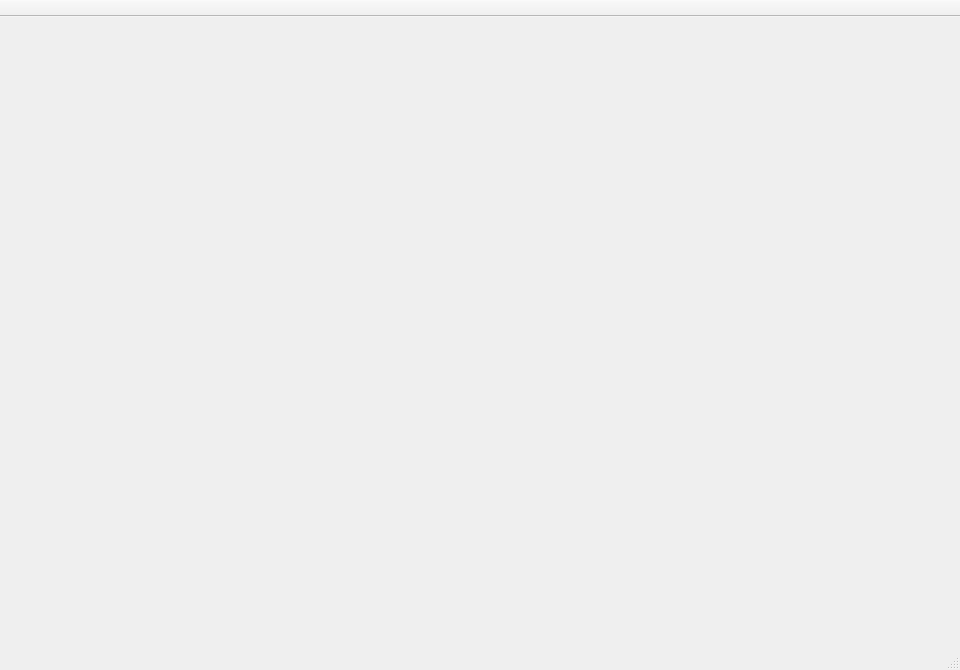
<?xml version="1.0" encoding="UTF-8"?>
<ui version="4.0">
 <class>MainWindow</class>
 <widget class="QMainWindow" name="MainWindow">
  <property name="enabled">
   <bool>true</bool>
  </property>
  <property name="geometry">
   <rect>
    <x>0</x>
    <y>0</y>
    <width>960</width>
    <height>670</height>
   </rect>
  </property>
  <property name="windowTitle">
   <string>MainWindow</string>
  </property>
  <widget class="QWidget" name="centralWidget">
   <property name="mouseTracking">
    <bool>true</bool>
   </property>
  </widget>
  <widget class="QMenuBar" name="menuBar">
   <property name="geometry">
    <rect>
     <x>0</x>
     <y>0</y>
     <width>960</width>
     <height>26</height>
    </rect>
   </property>
  </widget>
  <widget class="QToolBar" name="mainToolBar">
   <property name="enabled">
    <bool>true</bool>
   </property>
   <property name="mouseTracking">
    <bool>true</bool>
   </property>
   <property name="contextMenuPolicy">
    <enum>Qt::ActionsContextMenu</enum>
   </property>
   <property name="movable">
    <bool>false</bool>
   </property>
   <property name="floatable">
    <bool>false</bool>
   </property>
   <attribute name="toolBarArea">
    <enum>TopToolBarArea</enum>
   </attribute>
   <attribute name="toolBarBreak">
    <bool>false</bool>
   </attribute>
  </widget>
  <widget class="QStatusBar" name="statusBar">
   <property name="sizePolicy">
    <sizepolicy hsizetype="Preferred" vsizetype="Preferred">
     <horstretch>0</horstretch>
     <verstretch>30</verstretch>
    </sizepolicy>
   </property>
   <property name="mouseTracking">
    <bool>true</bool>
   </property>
  </widget>
  <action name="actionNew">
   <property name="text">
    <string>New</string>
   </property>
  </action>
  <action name="actionSave_As">
   <property name="text">
    <string>Save As</string>
   </property>
  </action>
  <action name="actionLoad">
   <property name="text">
    <string>Load</string>
   </property>
  </action>
  <action name="actionExit">
   <property name="text">
    <string>Exit</string>
   </property>
  </action>
  <action name="actionExit_2">
   <property name="text">
    <string>Exit</string>
   </property>
  </action>
  <action name="actionUndo">
   <property name="text">
    <string>Undo</string>
   </property>
  </action>
  <action name="actionRedo">
   <property name="text">
    <string>Redo</string>
   </property>
  </action>
  <action name="actionCut">
   <property name="text">
    <string>Cut</string>
   </property>
  </action>
  <action name="actionCopy">
   <property name="text">
    <string>Copy</string>
   </property>
  </action>
  <action name="actionPaste">
   <property name="text">
    <string>Paste</string>
   </property>
  </action>
  <action name="actionDelete">
   <property name="text">
    <string>Delete</string>
   </property>
  </action>
  <action name="actionCut_2">
   <property name="text">
    <string>Cut</string>
   </property>
  </action>
  <action name="actionCopy_2">
   <property name="text">
    <string>Copy</string>
   </property>
  </action>
  <action name="actionPaste_2">
   <property name="text">
    <string>Paste</string>
   </property>
  </action>
  <action name="actionDelete_2">
   <property name="text">
    <string>Delete</string>
   </property>
  </action>
  <action name="actionDelete_3">
   <property name="text">
    <string>Delete</string>
   </property>
  </action>
 </widget>
 <layoutdefault spacing="6" margin="11"/>
 <resources/>
 <connections/>
</ui>
